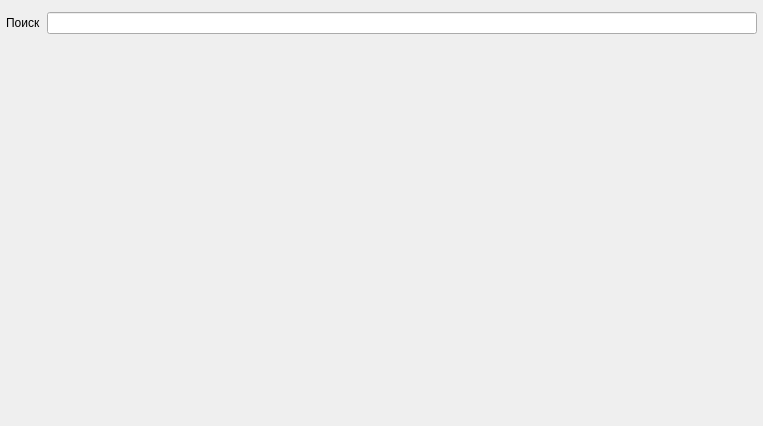
<?xml version="1.0" encoding="UTF-8"?>
<ui version="4.0">
 <class>ZFSelectFromModelDialog</class>
 <widget class="QWidget" name="ZFSelectFromModelDialog">
  <property name="geometry">
   <rect>
    <x>0</x>
    <y>0</y>
    <width>763</width>
    <height>426</height>
   </rect>
  </property>
  <property name="windowTitle">
   <string>Form</string>
  </property>
  <layout class="QVBoxLayout" name="verticalLayout" stretch="0,1">
   <property name="leftMargin">
    <number>3</number>
   </property>
   <property name="topMargin">
    <number>6</number>
   </property>
   <property name="rightMargin">
    <number>3</number>
   </property>
   <property name="bottomMargin">
    <number>6</number>
   </property>
   <item>
    <widget class="QWidget" name="header_container" native="true"/>
   </item>
   <item>
    <layout class="QVBoxLayout" name="select_la" stretch="0,1">
     <property name="rightMargin">
      <number>0</number>
     </property>
     <property name="bottomMargin">
      <number>0</number>
     </property>
     <item>
      <widget class="QWidget" name="filter_container" native="true">
       <layout class="QVBoxLayout" name="verticalLayout_3">
        <property name="leftMargin">
         <number>3</number>
        </property>
        <property name="topMargin">
         <number>0</number>
        </property>
        <property name="rightMargin">
         <number>3</number>
        </property>
        <property name="bottomMargin">
         <number>0</number>
        </property>
        <item>
         <layout class="QHBoxLayout" name="horizontalLayout">
          <item>
           <widget class="QLabel" name="select_label">
            <property name="text">
             <string>Поиск</string>
            </property>
           </widget>
          </item>
          <item>
           <widget class="QLineEdit" name="search_item"/>
          </item>
         </layout>
        </item>
       </layout>
      </widget>
     </item>
     <item>
      <widget class="QFrame" name="select_container_frame">
       <property name="frameShape">
        <enum>QFrame::NoFrame</enum>
       </property>
       <property name="frameShadow">
        <enum>QFrame::Plain</enum>
       </property>
       <layout class="QVBoxLayout" name="verticalLayout_2">
        <property name="spacing">
         <number>0</number>
        </property>
        <property name="leftMargin">
         <number>0</number>
        </property>
        <property name="topMargin">
         <number>0</number>
        </property>
        <property name="rightMargin">
         <number>0</number>
        </property>
        <property name="bottomMargin">
         <number>0</number>
        </property>
        <item>
         <layout class="QVBoxLayout" name="view_container">
          <property name="leftMargin">
           <number>0</number>
          </property>
          <property name="topMargin">
           <number>0</number>
          </property>
          <property name="rightMargin">
           <number>0</number>
          </property>
          <property name="bottomMargin">
           <number>0</number>
          </property>
         </layout>
        </item>
       </layout>
      </widget>
     </item>
    </layout>
   </item>
  </layout>
 </widget>
 <resources/>
 <connections/>
</ui>
